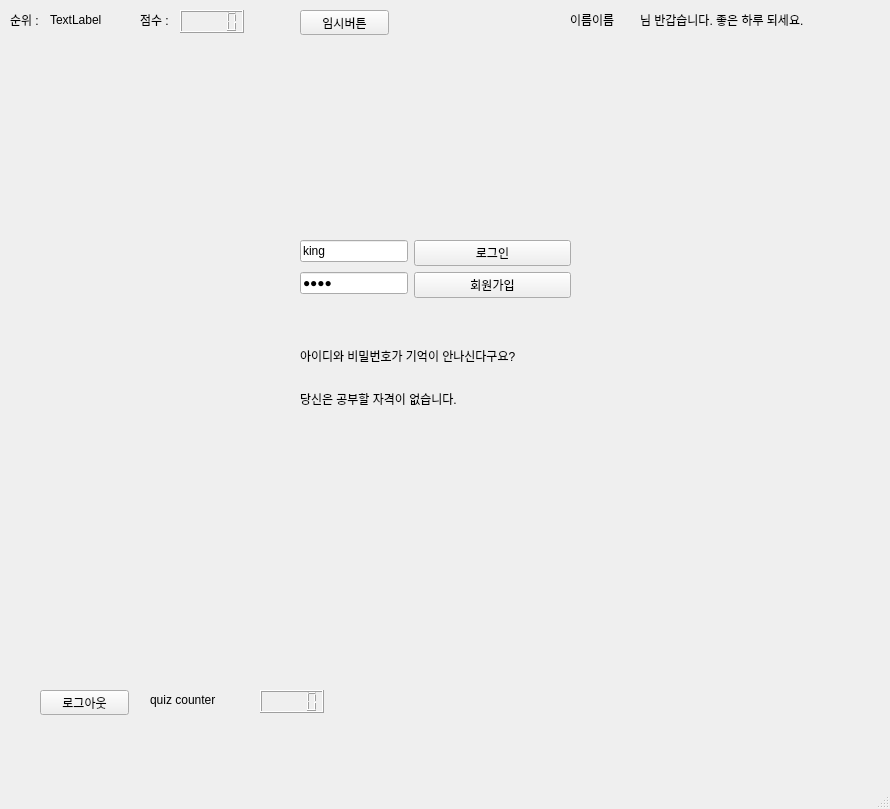
<?xml version="1.0" encoding="UTF-8"?>
<ui version="4.0">
 <class>MainWindow</class>
 <widget class="QMainWindow" name="MainWindow">
  <property name="geometry">
   <rect>
    <x>0</x>
    <y>0</y>
    <width>890</width>
    <height>809</height>
   </rect>
  </property>
  <property name="windowTitle">
   <string>MainWindow</string>
  </property>
  <widget class="QWidget" name="centralwidget">
   <widget class="QStackedWidget" name="stackedWidget">
    <property name="geometry">
     <rect>
      <x>0</x>
      <y>60</y>
      <width>891</width>
      <height>511</height>
     </rect>
    </property>
    <property name="currentIndex">
     <number>0</number>
    </property>
    <widget class="QWidget" name="page0">
     <widget class="QWidget" name="gridLayoutWidget_3">
      <property name="geometry">
       <rect>
        <x>300</x>
        <y>180</y>
        <width>271</width>
        <height>81</height>
       </rect>
      </property>
      <layout class="QFormLayout" name="formLayout_2">
       <item row="0" column="0">
        <widget class="QLineEdit" name="id_lineedit">
         <property name="text">
          <string>king</string>
         </property>
        </widget>
       </item>
       <item row="0" column="1">
        <widget class="QPushButton" name="login_btn">
         <property name="text">
          <string>로그인</string>
         </property>
        </widget>
       </item>
       <item row="1" column="0">
        <widget class="QLineEdit" name="pw_lineedit">
         <property name="text">
          <string>1234</string>
         </property>
         <property name="echoMode">
          <enum>QLineEdit::Password</enum>
         </property>
        </widget>
       </item>
       <item row="1" column="1">
        <widget class="QPushButton" name="move_signup_page_btn">
         <property name="text">
          <string>회원가입</string>
         </property>
        </widget>
       </item>
      </layout>
     </widget>
     <widget class="QLabel" name="label_14">
      <property name="geometry">
       <rect>
        <x>300</x>
        <y>280</y>
        <width>271</width>
        <height>31</height>
       </rect>
      </property>
      <property name="text">
       <string>아이디와 비밀번호가 기억이 안나신다구요?</string>
      </property>
     </widget>
     <widget class="QLabel" name="label_15">
      <property name="geometry">
       <rect>
        <x>300</x>
        <y>330</y>
        <width>271</width>
        <height>17</height>
       </rect>
      </property>
      <property name="text">
       <string>당신은 공부할 자격이 없습니다.</string>
      </property>
     </widget>
    </widget>
    <widget class="QWidget" name="page1">
     <widget class="QPushButton" name="pushButton1">
      <property name="geometry">
       <rect>
        <x>60</x>
        <y>370</y>
        <width>71</width>
        <height>51</height>
       </rect>
      </property>
      <property name="styleSheet">
       <string notr="true">QPushButton{
background-color: rgb(136, 138, 133);
border-style: solid;
border-radius: 20px
}
QPushButton:hover{
background-color: rgb(200, 200, 200);
border-style: solid;
border-radius: 20px}

QPushButton:pressed{
background-color: rgb(70, 70, 70);
border-style: solid;
border-radius: 20px}</string>
      </property>
      <property name="text">
       <string>학습</string>
      </property>
     </widget>
     <widget class="QPushButton" name="pushButton2">
      <property name="geometry">
       <rect>
        <x>240</x>
        <y>370</y>
        <width>71</width>
        <height>51</height>
       </rect>
      </property>
      <property name="styleSheet">
       <string notr="true">QPushButton{
background-color: rgb(136, 138, 133);
border-style: solid;
border-radius: 20px
}
QPushButton:hover{
background-color: rgb(200, 200, 200);
border-style: solid;
border-radius: 20px}

QPushButton:pressed{
background-color: rgb(70, 70, 70);
border-style: solid;
border-radius: 20px}</string>
      </property>
      <property name="text">
       <string>문제풀기</string>
      </property>
     </widget>
     <widget class="QPushButton" name="pushButton3">
      <property name="geometry">
       <rect>
        <x>410</x>
        <y>370</y>
        <width>71</width>
        <height>51</height>
       </rect>
      </property>
      <property name="styleSheet">
       <string notr="true">QPushButton{
background-color: rgb(136, 138, 133);
border-style: solid;
border-radius: 20px
}
QPushButton:hover{
background-color: rgb(200, 200, 200);
border-style: solid;
border-radius: 20px}

QPushButton:pressed{
background-color: rgb(70, 70, 70);
border-style: solid;
border-radius: 20px}</string>
      </property>
      <property name="text">
       <string>점수확인</string>
      </property>
     </widget>
     <widget class="QPushButton" name="pushButton4">
      <property name="geometry">
       <rect>
        <x>590</x>
        <y>370</y>
        <width>71</width>
        <height>51</height>
       </rect>
      </property>
      <property name="styleSheet">
       <string notr="true">QPushButton{
background-color: rgb(136, 138, 133);
border-style: solid;
border-radius: 20px
}
QPushButton:hover{
background-color: rgb(200, 200, 200);
border-style: solid;
border-radius: 20px}

QPushButton:pressed{
background-color: rgb(70, 70, 70);
border-style: solid;
border-radius: 20px}</string>
      </property>
      <property name="text">
       <string>QnA</string>
      </property>
     </widget>
     <widget class="QPushButton" name="pushButton5">
      <property name="geometry">
       <rect>
        <x>760</x>
        <y>370</y>
        <width>71</width>
        <height>51</height>
       </rect>
      </property>
      <property name="styleSheet">
       <string notr="true">QPushButton{
background-color: rgb(136, 138, 133);
border-style: solid;
border-radius: 20px
}
QPushButton:hover{
background-color: rgb(200, 200, 200);
border-style: solid;
border-radius: 20px}

QPushButton:pressed{
background-color: rgb(70, 70, 70);
border-style: solid;
border-radius: 20px}</string>
      </property>
      <property name="text">
       <string>상담</string>
      </property>
     </widget>
     <widget class="QWidget" name="gridLayoutWidget">
      <property name="geometry">
       <rect>
        <x>60</x>
        <y>50</y>
        <width>461</width>
        <height>261</height>
       </rect>
      </property>
      <layout class="QGridLayout" name="gridLayout"/>
     </widget>
     <widget class="QLabel" name="label">
      <property name="geometry">
       <rect>
        <x>150</x>
        <y>150</y>
        <width>311</width>
        <height>31</height>
       </rect>
      </property>
      <property name="text">
       <string>1~3등만 표시하는 그래프 x축은 이름, y축은 점수</string>
      </property>
     </widget>
     <widget class="QLabel" name="label_7">
      <property name="geometry">
       <rect>
        <x>580</x>
        <y>180</y>
        <width>221</width>
        <height>17</height>
       </rect>
      </property>
      <property name="text">
       <string>쓰잘데기 없는 그림 넣으면 될 듯</string>
      </property>
     </widget>
    </widget>
    <widget class="QWidget" name="page2">
     <widget class="QTextBrowser" name="textBrowser">
      <property name="geometry">
       <rect>
        <x>40</x>
        <y>40</y>
        <width>801</width>
        <height>411</height>
       </rect>
      </property>
     </widget>
    </widget>
    <widget class="QWidget" name="page3">
     <widget class="QLabel" name="quiz_label">
      <property name="geometry">
       <rect>
        <x>530</x>
        <y>30</y>
        <width>311</width>
        <height>121</height>
       </rect>
      </property>
      <property name="font">
       <font>
        <pointsize>40</pointsize>
       </font>
      </property>
      <property name="frameShadow">
       <enum>QFrame::Raised</enum>
      </property>
      <property name="text">
       <string>TextLabel</string>
      </property>
     </widget>
     <widget class="QLineEdit" name="quiz_lineedit">
      <property name="geometry">
       <rect>
        <x>530</x>
        <y>160</y>
        <width>311</width>
        <height>71</height>
       </rect>
      </property>
      <property name="font">
       <font>
        <pointsize>30</pointsize>
       </font>
      </property>
     </widget>
     <widget class="QTableWidget" name="quiztable">
      <property name="geometry">
       <rect>
        <x>40</x>
        <y>31</y>
        <width>440</width>
        <height>420</height>
       </rect>
      </property>
      <property name="dragEnabled">
       <bool>true</bool>
      </property>
      <property name="alternatingRowColors">
       <bool>true</bool>
      </property>
      <property name="rowCount">
       <number>0</number>
      </property>
      <column>
       <property name="text">
        <string>문제</string>
       </property>
      </column>
      <column>
       <property name="text">
        <string>쓴 답</string>
       </property>
      </column>
      <column>
       <property name="text">
        <string>정답</string>
       </property>
      </column>
      <column>
       <property name="text">
        <string>채점</string>
       </property>
      </column>
     </widget>
     <widget class="QLCDNumber" name="correct_answer">
      <property name="geometry">
       <rect>
        <x>770</x>
        <y>250</y>
        <width>64</width>
        <height>23</height>
       </rect>
      </property>
     </widget>
     <widget class="QLCDNumber" name="incorrec_answer">
      <property name="geometry">
       <rect>
        <x>770</x>
        <y>290</y>
        <width>64</width>
        <height>23</height>
       </rect>
      </property>
     </widget>
     <widget class="QLabel" name="label_17">
      <property name="geometry">
       <rect>
        <x>630</x>
        <y>250</y>
        <width>111</width>
        <height>20</height>
       </rect>
      </property>
      <property name="text">
       <string>correct counter</string>
      </property>
     </widget>
     <widget class="QLabel" name="label_18">
      <property name="geometry">
       <rect>
        <x>630</x>
        <y>290</y>
        <width>121</width>
        <height>20</height>
       </rect>
      </property>
      <property name="text">
       <string>incorrect counter</string>
      </property>
     </widget>
     <widget class="QLabel" name="OXlabel">
      <property name="geometry">
       <rect>
        <x>530</x>
        <y>260</y>
        <width>70</width>
        <height>70</height>
       </rect>
      </property>
      <property name="text">
       <string/>
      </property>
     </widget>
     <widget class="QPushButton" name="add_quiz_btn">
      <property name="geometry">
       <rect>
        <x>750</x>
        <y>340</y>
        <width>89</width>
        <height>25</height>
       </rect>
      </property>
      <property name="text">
       <string>문제추가</string>
      </property>
     </widget>
     <widget class="QPushButton" name="save_quiz_btn">
      <property name="geometry">
       <rect>
        <x>750</x>
        <y>380</y>
        <width>89</width>
        <height>25</height>
       </rect>
      </property>
      <property name="text">
       <string>저장하기</string>
      </property>
     </widget>
     <widget class="QPushButton" name="load_quiz_btn">
      <property name="geometry">
       <rect>
        <x>750</x>
        <y>420</y>
        <width>89</width>
        <height>25</height>
       </rect>
      </property>
      <property name="text">
       <string>불러오기</string>
      </property>
     </widget>
    </widget>
    <widget class="QWidget" name="page4">
     <widget class="QLabel" name="label_2">
      <property name="geometry">
       <rect>
        <x>610</x>
        <y>120</y>
        <width>111</width>
        <height>17</height>
       </rect>
      </property>
      <property name="text">
       <string>내 등수 / 전체 수</string>
      </property>
     </widget>
     <widget class="QLabel" name="label_3">
      <property name="geometry">
       <rect>
        <x>590</x>
        <y>250</y>
        <width>151</width>
        <height>17</height>
       </rect>
      </property>
      <property name="text">
       <string>문제 맞힌 갯수 / 푼 갯수</string>
      </property>
     </widget>
     <widget class="QLabel" name="label_4">
      <property name="geometry">
       <rect>
        <x>360</x>
        <y>40</y>
        <width>151</width>
        <height>17</height>
       </rect>
      </property>
      <property name="text">
       <string>어떻게 배치할지 생각 중</string>
      </property>
     </widget>
     <widget class="QLabel" name="label_5">
      <property name="geometry">
       <rect>
        <x>70</x>
        <y>120</y>
        <width>371</width>
        <height>291</height>
       </rect>
      </property>
      <property name="text">
       <string>1등부터 마지막까지 쭉 나타내고싶은데  </string>
      </property>
     </widget>
    </widget>
    <widget class="QWidget" name="page5">
     <widget class="QLabel" name="label_6">
      <property name="geometry">
       <rect>
        <x>380</x>
        <y>210</y>
        <width>91</width>
        <height>17</height>
       </rect>
      </property>
      <property name="text">
       <string>QnA 게시판</string>
      </property>
     </widget>
    </widget>
    <widget class="QWidget" name="page6">
     <widget class="QLineEdit" name="make_id_line">
      <property name="geometry">
       <rect>
        <x>350</x>
        <y>140</y>
        <width>142</width>
        <height>25</height>
       </rect>
      </property>
     </widget>
     <widget class="QLineEdit" name="make_pw_line">
      <property name="geometry">
       <rect>
        <x>350</x>
        <y>211</y>
        <width>142</width>
        <height>25</height>
       </rect>
      </property>
      <property name="echoMode">
       <enum>QLineEdit::Password</enum>
      </property>
     </widget>
     <widget class="QLineEdit" name="check_pw_line">
      <property name="geometry">
       <rect>
        <x>350</x>
        <y>242</y>
        <width>142</width>
        <height>25</height>
       </rect>
      </property>
      <property name="echoMode">
       <enum>QLineEdit::Password</enum>
      </property>
     </widget>
     <widget class="QLineEdit" name="make_name_line">
      <property name="geometry">
       <rect>
        <x>350</x>
        <y>313</y>
        <width>142</width>
        <height>25</height>
       </rect>
      </property>
     </widget>
     <widget class="QLineEdit" name="make_mail_line">
      <property name="geometry">
       <rect>
        <x>350</x>
        <y>344</y>
        <width>142</width>
        <height>25</height>
       </rect>
      </property>
     </widget>
     <widget class="QLabel" name="label_8">
      <property name="geometry">
       <rect>
        <x>256</x>
        <y>141</y>
        <width>42</width>
        <height>23</height>
       </rect>
      </property>
      <property name="text">
       <string>아이디</string>
      </property>
     </widget>
     <widget class="QLabel" name="label_9">
      <property name="geometry">
       <rect>
        <x>256</x>
        <y>212</y>
        <width>56</width>
        <height>23</height>
       </rect>
      </property>
      <property name="text">
       <string>비밀번호</string>
      </property>
     </widget>
     <widget class="QLabel" name="label_10">
      <property name="geometry">
       <rect>
        <x>256</x>
        <y>243</y>
        <width>87</width>
        <height>23</height>
       </rect>
      </property>
      <property name="text">
       <string>비밀번호 확인</string>
      </property>
     </widget>
     <widget class="QLabel" name="label_11">
      <property name="geometry">
       <rect>
        <x>256</x>
        <y>314</y>
        <width>28</width>
        <height>23</height>
       </rect>
      </property>
      <property name="text">
       <string>이름</string>
      </property>
     </widget>
     <widget class="QLabel" name="label_12">
      <property name="geometry">
       <rect>
        <x>256</x>
        <y>345</y>
        <width>56</width>
        <height>23</height>
       </rect>
      </property>
      <property name="text">
       <string>이메일</string>
      </property>
     </widget>
     <widget class="QPushButton" name="id_check_btn">
      <property name="geometry">
       <rect>
        <x>510</x>
        <y>143</y>
        <width>80</width>
        <height>21</height>
       </rect>
      </property>
      <property name="text">
       <string>중복확인</string>
      </property>
     </widget>
     <widget class="QPushButton" name="signup_btn">
      <property name="geometry">
       <rect>
        <x>380</x>
        <y>390</y>
        <width>80</width>
        <height>21</height>
       </rect>
      </property>
      <property name="font">
       <font>
        <stylestrategy>NoAntialias</stylestrategy>
       </font>
      </property>
      <property name="text">
       <string>회원가입</string>
      </property>
      <property name="checkable">
       <bool>false</bool>
      </property>
     </widget>
     <widget class="QLabel" name="id_check_label">
      <property name="geometry">
       <rect>
        <x>350</x>
        <y>170</y>
        <width>140</width>
        <height>20</height>
       </rect>
      </property>
      <property name="text">
       <string/>
      </property>
     </widget>
     <widget class="QLabel" name="pw_check_label">
      <property name="geometry">
       <rect>
        <x>350</x>
        <y>280</y>
        <width>140</width>
        <height>20</height>
       </rect>
      </property>
      <property name="text">
       <string/>
      </property>
     </widget>
    </widget>
    <widget class="QWidget" name="page7">
     <widget class="QTextBrowser" name="counsel_chat_box">
      <property name="geometry">
       <rect>
        <x>100</x>
        <y>50</y>
        <width>701</width>
        <height>361</height>
       </rect>
      </property>
     </widget>
     <widget class="QLineEdit" name="counsel_input_chat">
      <property name="geometry">
       <rect>
        <x>100</x>
        <y>440</y>
        <width>400</width>
        <height>30</height>
       </rect>
      </property>
     </widget>
     <widget class="QPushButton" name="send_btn">
      <property name="geometry">
       <rect>
        <x>560</x>
        <y>440</y>
        <width>100</width>
        <height>30</height>
       </rect>
      </property>
      <property name="text">
       <string>보내기</string>
      </property>
     </widget>
     <widget class="QPushButton" name="exit_btn">
      <property name="geometry">
       <rect>
        <x>700</x>
        <y>440</y>
        <width>100</width>
        <height>30</height>
       </rect>
      </property>
      <property name="text">
       <string>나가기</string>
      </property>
     </widget>
    </widget>
   </widget>
   <widget class="QLabel" name="rank_label">
    <property name="geometry">
     <rect>
      <x>10</x>
      <y>10</y>
      <width>40</width>
      <height>20</height>
     </rect>
    </property>
    <property name="text">
     <string>순위 :</string>
    </property>
   </widget>
   <widget class="QLabel" name="rank_value_label">
    <property name="geometry">
     <rect>
      <x>50</x>
      <y>10</y>
      <width>70</width>
      <height>20</height>
     </rect>
    </property>
    <property name="text">
     <string>TextLabel</string>
    </property>
   </widget>
   <widget class="QLabel" name="score_label">
    <property name="geometry">
     <rect>
      <x>140</x>
      <y>10</y>
      <width>40</width>
      <height>20</height>
     </rect>
    </property>
    <property name="text">
     <string>점수 :</string>
    </property>
   </widget>
   <widget class="QLabel" name="name_label">
    <property name="geometry">
     <rect>
      <x>570</x>
      <y>10</y>
      <width>60</width>
      <height>20</height>
     </rect>
    </property>
    <property name="text">
     <string>이름이름</string>
    </property>
   </widget>
   <widget class="QLabel" name="hi_label">
    <property name="geometry">
     <rect>
      <x>640</x>
      <y>10</y>
      <width>200</width>
      <height>20</height>
     </rect>
    </property>
    <property name="text">
     <string>님 반갑습니다. 좋은 하루 되세요.</string>
    </property>
   </widget>
   <widget class="QPushButton" name="backbtn">
    <property name="geometry">
     <rect>
      <x>300</x>
      <y>10</y>
      <width>89</width>
      <height>25</height>
     </rect>
    </property>
    <property name="text">
     <string>임시버튼</string>
    </property>
   </widget>
   <widget class="QPushButton" name="sign_out_btn">
    <property name="geometry">
     <rect>
      <x>40</x>
      <y>690</y>
      <width>89</width>
      <height>25</height>
     </rect>
    </property>
    <property name="text">
     <string>로그아웃</string>
    </property>
   </widget>
   <widget class="QLCDNumber" name="score_counter">
    <property name="geometry">
     <rect>
      <x>180</x>
      <y>10</y>
      <width>64</width>
      <height>23</height>
     </rect>
    </property>
   </widget>
   <widget class="QLabel" name="label_16">
    <property name="geometry">
     <rect>
      <x>150</x>
      <y>690</y>
      <width>91</width>
      <height>20</height>
     </rect>
    </property>
    <property name="text">
     <string>quiz counter</string>
    </property>
   </widget>
   <widget class="QLCDNumber" name="quiz_counter">
    <property name="geometry">
     <rect>
      <x>260</x>
      <y>690</y>
      <width>64</width>
      <height>23</height>
     </rect>
    </property>
   </widget>
  </widget>
  <widget class="QMenuBar" name="menubar">
   <property name="geometry">
    <rect>
     <x>0</x>
     <y>0</y>
     <width>890</width>
     <height>28</height>
    </rect>
   </property>
  </widget>
  <widget class="QStatusBar" name="statusbar"/>
 </widget>
 <resources/>
 <connections/>
</ui>
